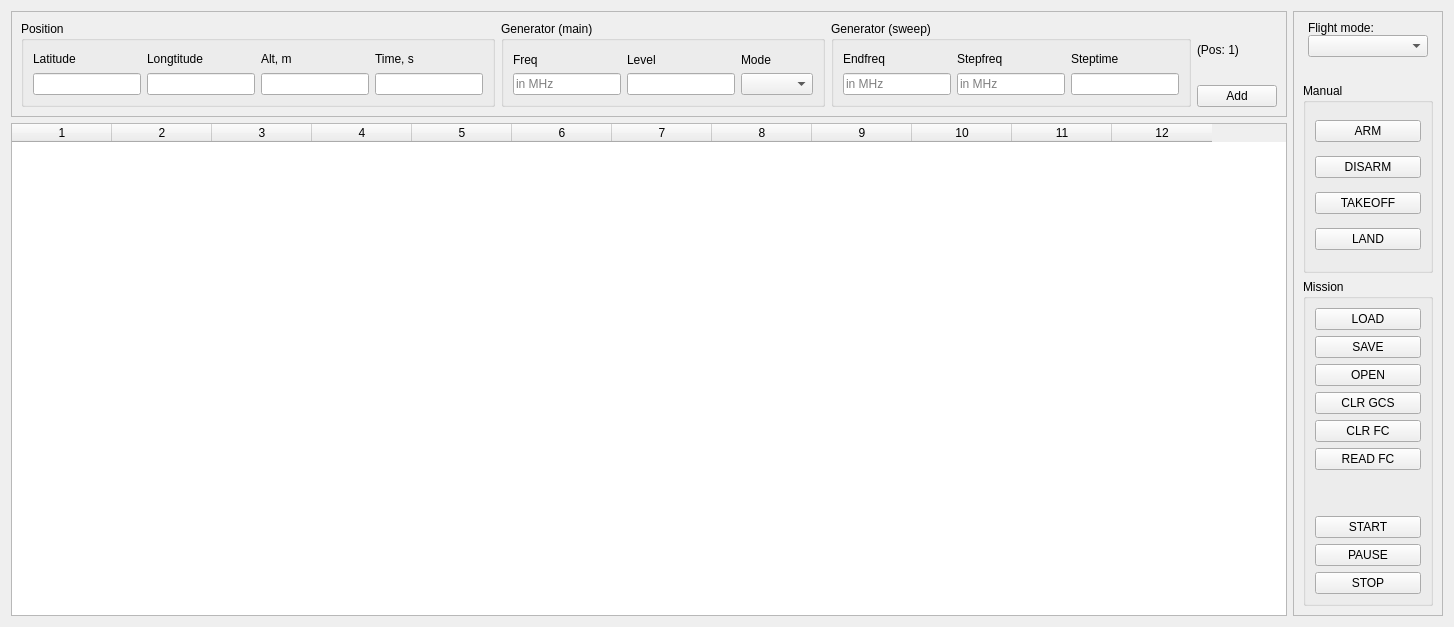
      <widget class="QWidget" name="missionTab">
       <attribute name="title">
        <string>Mission</string>
       </attribute>
       <layout class="QGridLayout" name="gridLayout_5">
        <item row="0" column="0">
         <layout class="QGridLayout" name="gridLayout_4">
          <item row="1" column="0">
           <widget class="QTableWidget" name="missionTable">
            <property name="whatsThis">
             <string>&lt;html&gt;&lt;head/&gt;&lt;body&gt;&lt;p&gt;&lt;br/&gt;&lt;/p&gt;&lt;/body&gt;&lt;/html&gt;</string>
            </property>
            <property name="layoutDirection">
             <enum>Qt::LayoutDirection::LeftToRight</enum>
            </property>
            <property name="horizontalScrollBarPolicy">
             <enum>Qt::ScrollBarPolicy::ScrollBarAlwaysOff</enum>
            </property>
            <property name="horizontalScrollMode">
             <enum>QAbstractItemView::ScrollMode::ScrollPerPixel</enum>
            </property>
            <property name="columnCount">
             <number>12</number>
            </property>
            <attribute name="verticalHeaderCascadingSectionResizes">
             <bool>false</bool>
            </attribute>
            <attribute name="verticalHeaderStretchLastSection">
             <bool>true</bool>
            </attribute>
            <column/>
            <column/>
            <column/>
            <column/>
            <column/>
            <column/>
            <column/>
            <column/>
            <column/>
            <column/>
            <column/>
            <column/>
           </widget>
          </item>
          <item row="0" column="1" rowspan="2">
           <widget class="QFrame" name="frame_3">
            <property name="minimumSize">
             <size>
              <width>150</width>
              <height>0</height>
             </size>
            </property>
            <property name="frameShape">
             <enum>QFrame::Shape::StyledPanel</enum>
            </property>
            <property name="frameShadow">
             <enum>QFrame::Shadow::Raised</enum>
            </property>
            <layout class="QGridLayout" name="gridLayout_11">
             <item row="2" column="0">
              <widget class="QGroupBox" name="groupBox_9">
               <property name="minimumSize">
                <size>
                 <width>0</width>
                 <height>260</height>
                </size>
               </property>
               <property name="title">
                <string>Mission</string>
               </property>
               <layout class="QVBoxLayout" name="verticalLayout_12">
                <item>
                 <widget class="QPushButton" name="loadButton">
                  <property name="text">
                   <string>LOAD</string>
                  </property>
                 </widget>
                </item>
                <item>
                 <widget class="QPushButton" name="saveButton">
                  <property name="text">
                   <string>SAVE</string>
                  </property>
                 </widget>
                </item>
                <item>
                 <widget class="QPushButton" name="openButton">
                  <property name="text">
                   <string>OPEN</string>
                  </property>
                 </widget>
                </item>
                <item>
                 <widget class="QPushButton" name="clr_gcsButton">
                  <property name="text">
                   <string>CLR GCS</string>
                  </property>
                 </widget>
                </item>
                <item>
                 <widget class="QPushButton" name="clr_fcButton">
                  <property name="text">
                   <string>CLR FC</string>
                  </property>
                 </widget>
                </item>
                <item>
                 <widget class="QPushButton" name="read_fcButton">
                  <property name="text">
                   <string>READ FC</string>
                  </property>
                 </widget>
                </item>
                <item>
                 <spacer name="verticalSpacer_4">
                  <property name="orientation">
                   <enum>Qt::Orientation::Vertical</enum>
                  </property>
                  <property name="sizeHint" stdset="0">
                   <size>
                    <width>20</width>
                    <height>40</height>
                   </size>
                  </property>
                 </spacer>
                </item>
                <item>
                 <widget class="QPushButton" name="startButton">
                  <property name="text">
                   <string>START</string>
                  </property>
                 </widget>
                </item>
                <item>
                 <widget class="QPushButton" name="pauseButton">
                  <property name="text">
                   <string>PAUSE</string>
                  </property>
                 </widget>
                </item>
                <item>
                 <widget class="QPushButton" name="stopButton">
                  <property name="text">
                   <string>STOP</string>
                  </property>
                 </widget>
                </item>
               </layout>
              </widget>
             </item>
             <item row="1" column="0">
              <widget class="QGroupBox" name="groupBox_8">
               <property name="minimumSize">
                <size>
                 <width>0</width>
                 <height>190</height>
                </size>
               </property>
               <property name="title">
                <string>Manual</string>
               </property>
               <layout class="QVBoxLayout" name="verticalLayout_13">
                <item>
                 <widget class="QPushButton" name="armButton">
                  <property name="text">
                   <string>ARM</string>
                  </property>
                 </widget>
                </item>
                <item>
                 <widget class="QPushButton" name="disarmButton">
                  <property name="text">
                   <string>DISARM</string>
                  </property>
                 </widget>
                </item>
                <item>
                 <widget class="QPushButton" name="takeoffButton">
                  <property name="text">
                   <string>TAKEOFF</string>
                  </property>
                 </widget>
                </item>
                <item>
                 <widget class="QPushButton" name="landButton">
                  <property name="text">
                   <string>LAND</string>
                  </property>
                 </widget>
                </item>
               </layout>
              </widget>
             </item>
             <item row="0" column="0">
              <layout class="QVBoxLayout" name="verticalLayout_9">
               <property name="spacing">
                <number>0</number>
               </property>
               <property name="leftMargin">
                <number>5</number>
               </property>
               <property name="rightMargin">
                <number>5</number>
               </property>
               <property name="bottomMargin">
                <number>20</number>
               </property>
               <item>
                <widget class="QLabel" name="label_18">
                 <property name="text">
                  <string>Flight mode:</string>
                 </property>
                </widget>
               </item>
               <item>
                <widget class="QComboBox" name="flightModeComboBox"/>
               </item>
              </layout>
             </item>
            </layout>
           </widget>
          </item>
          <item row="0" column="0">
           <widget class="QFrame" name="frame_2">
            <property name="minimumSize">
             <size>
              <width>0</width>
              <height>100</height>
             </size>
            </property>
            <property name="frameShape">
             <enum>QFrame::Shape::StyledPanel</enum>
            </property>
            <property name="frameShadow">
             <enum>QFrame::Shadow::Raised</enum>
            </property>
            <layout class="QHBoxLayout" name="horizontalLayout_19">
             <item>
              <widget class="QGroupBox" name="groupBox_10">
               <property name="title">
                <string>Position</string>
               </property>
               <layout class="QHBoxLayout" name="horizontalLayout_23">
                <item>
                 <layout class="QGridLayout" name="gridLayout_6">
                  <item row="0" column="1">
                   <widget class="QLabel" name="label_11">
                    <property name="text">
                     <string>Longtitude</string>
                    </property>
                   </widget>
                  </item>
                  <item row="0" column="0">
                   <widget class="QLabel" name="label_10">
                    <property name="text">
                     <string>Latitude</string>
                    </property>
                   </widget>
                  </item>
                  <item row="0" column="3">
                   <widget class="QLabel" name="label_13">
                    <property name="text">
                     <string>Time, s</string>
                    </property>
                   </widget>
                  </item>
                  <item row="0" column="2">
                   <widget class="QLabel" name="label_12">
                    <property name="text">
                     <string>Alt, m</string>
                    </property>
                   </widget>
                  </item>
                  <item row="1" column="0">
                   <widget class="QLineEdit" name="latMissionLineEdit"/>
                  </item>
                  <item row="1" column="1">
                   <widget class="QLineEdit" name="longMissionLineEdit"/>
                  </item>
                  <item row="1" column="2">
                   <widget class="QLineEdit" name="altMissionLineEdit"/>
                  </item>
                  <item row="1" column="3">
                   <widget class="QLineEdit" name="timeMissionLineEdit"/>
                  </item>
                 </layout>
                </item>
               </layout>
              </widget>
             </item>
             <item>
              <widget class="QGroupBox" name="groupBox_12">
               <property name="title">
                <string>Generator (main)</string>
               </property>
               <layout class="QHBoxLayout" name="horizontalLayout_20">
                <property name="topMargin">
                 <number>12</number>
                </property>
                <item>
                 <layout class="QGridLayout" name="gridLayout_7">
                  <property name="topMargin">
                   <number>0</number>
                  </property>
                  <item row="0" column="2">
                   <widget class="QLabel" name="label_16">
                    <property name="text">
                     <string>Mode</string>
                    </property>
                   </widget>
                  </item>
                  <item row="0" column="1">
                   <widget class="QLabel" name="label_15">
                    <property name="text">
                     <string>Level</string>
                    </property>
                   </widget>
                  </item>
                  <item row="0" column="0">
                   <widget class="QLabel" name="label_14">
                    <property name="text">
                     <string>Freq</string>
                    </property>
                   </widget>
                  </item>
                  <item row="1" column="0">
                   <widget class="QLineEdit" name="freqMissionLineEdit">
                    <property name="placeholderText">
                     <string>in MHz</string>
                    </property>
                   </widget>
                  </item>
                  <item row="1" column="1">
                   <widget class="QLineEdit" name="lvlMissionLineEdit"/>
                  </item>
                  <item row="1" column="2">
                   <widget class="QComboBox" name="genModeComboBox"/>
                  </item>
                 </layout>
                </item>
               </layout>
              </widget>
             </item>
             <item>
              <widget class="QGroupBox" name="groupBox_15">
               <property name="title">
                <string>Generator (sweep)</string>
               </property>
               <layout class="QHBoxLayout" name="horizontalLayout_25">
                <item>
                 <layout class="QGridLayout" name="gridLayout_8">
                  <item row="0" column="1">
                   <widget class="QLabel" name="label_19">
                    <property name="text">
                     <string>Stepfreq</string>
                    </property>
                   </widget>
                  </item>
                  <item row="0" column="0">
                   <widget class="QLabel" name="label_17">
                    <property name="text">
                     <string>Endfreq</string>
                    </property>
                   </widget>
                  </item>
                  <item row="0" column="2">
                   <widget class="QLabel" name="label_46">
                    <property name="text">
                     <string>Steptime</string>
                    </property>
                   </widget>
                  </item>
                  <item row="1" column="0">
                   <widget class="QLineEdit" name="endFreqMissionLineEdit">
                    <property name="placeholderText">
                     <string>in MHz</string>
                    </property>
                   </widget>
                  </item>
                  <item row="1" column="1">
                   <widget class="QLineEdit" name="stepFreqMissionLineEdit">
                    <property name="placeholderText">
                     <string>in MHz</string>
                    </property>
                   </widget>
                  </item>
                  <item row="1" column="2">
                   <widget class="QLineEdit" name="stepTimeMissionLineEdit"/>
                  </item>
                 </layout>
                </item>
               </layout>
              </widget>
             </item>
             <item>
              <layout class="QVBoxLayout" name="verticalLayout_2">
               <item>
                <widget class="QLabel" name="posLabel">
                 <property name="text">
                  <string>(Pos: 1)</string>
                 </property>
                </widget>
               </item>
               <item>
                <widget class="QPushButton" name="addPointButton">
                 <property name="text">
                  <string>Add</string>
                 </property>
                </widget>
               </item>
              </layout>
             </item>
            </layout>
           </widget>
          </item>
         </layout>
        </item>
       </layout>
      </widget>
